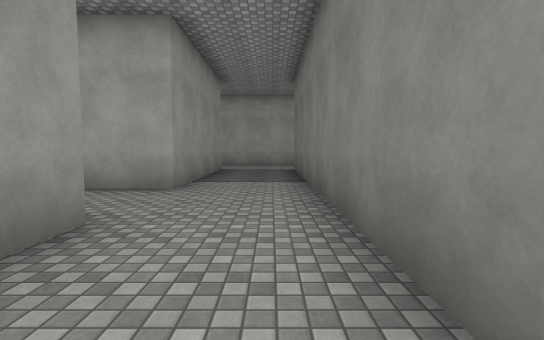
[1] (above)

23 first-person views from a walk through a Unity game level. The camera is 1.4 m above the floor, tilts 4° down and sees 85° across. The floor is counted in squares, 2 m on a side. Each view is taken from the middle of a square. On the plan, view 1 faces up. The plan holds only what a view shows up to about 10 squares ahead; the rest is blank. The place goes on beyond the plan. The player character is not drawn. Surface patterns are stand-ins for the level's own textures.

[2]
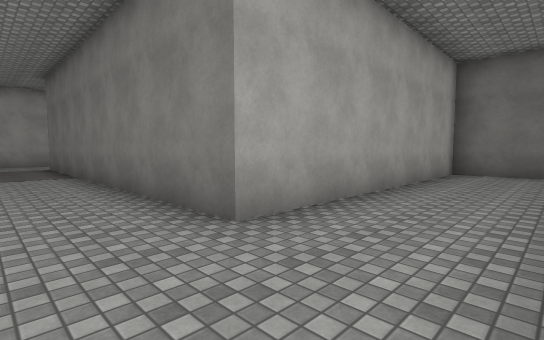

[3]
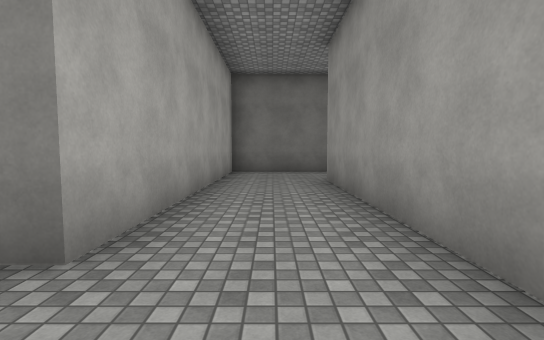

[4]
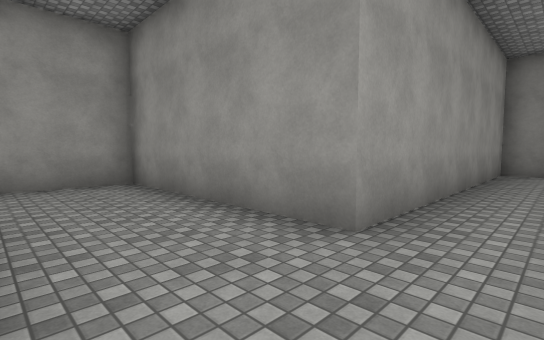

[5]
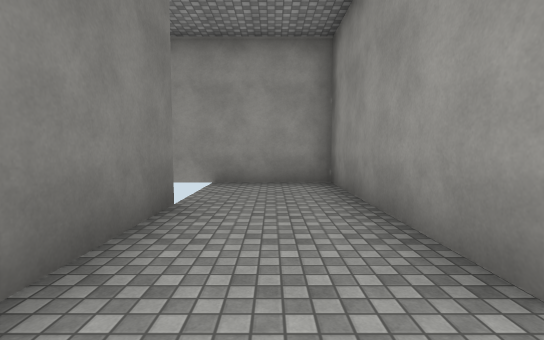

[6]
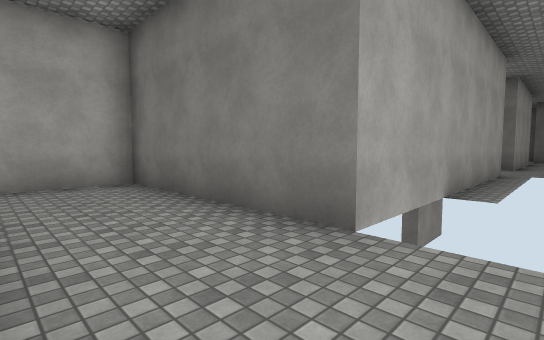

[7]
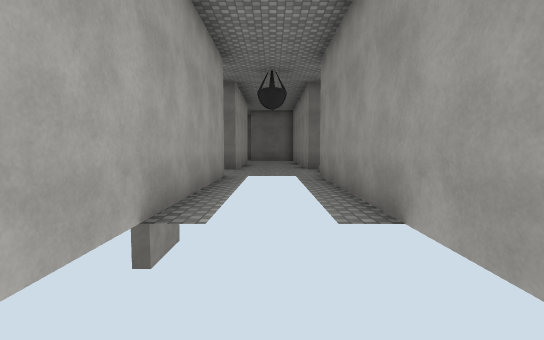

[8]
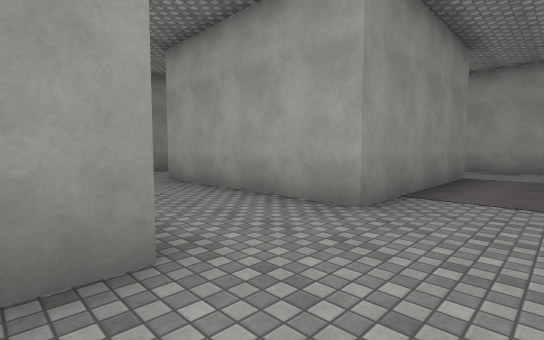

[9]
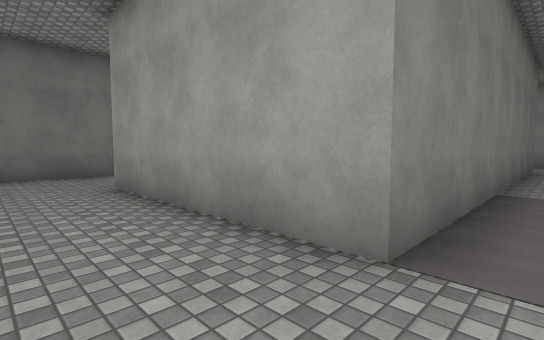

[10]
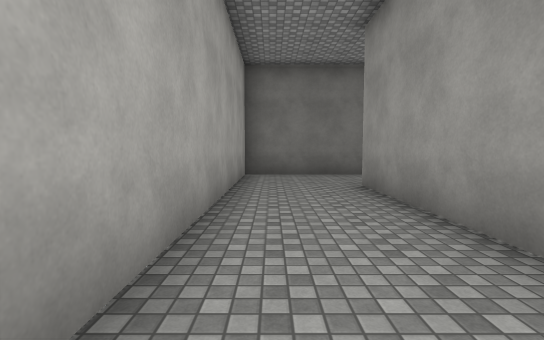

[11]
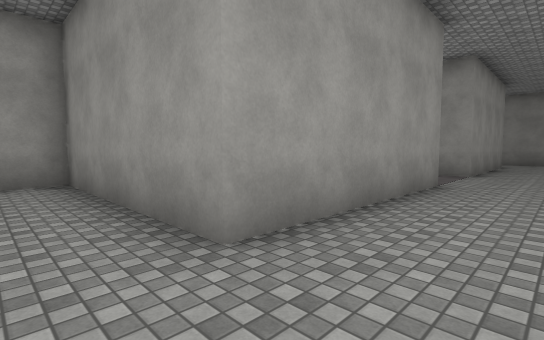

[12]
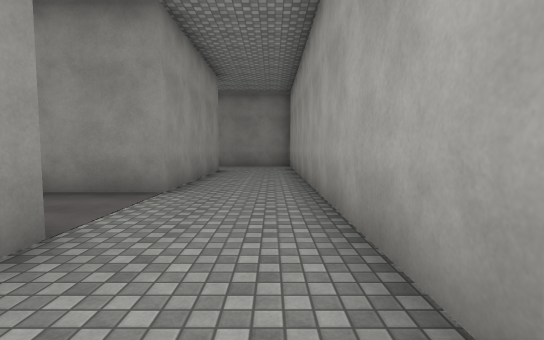

[13]
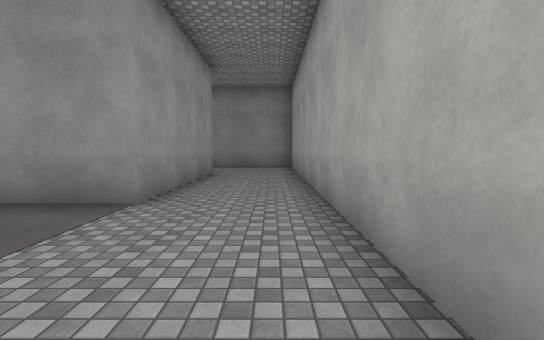

[14]
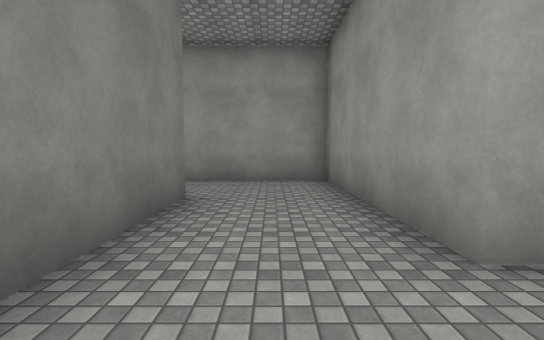

[15]
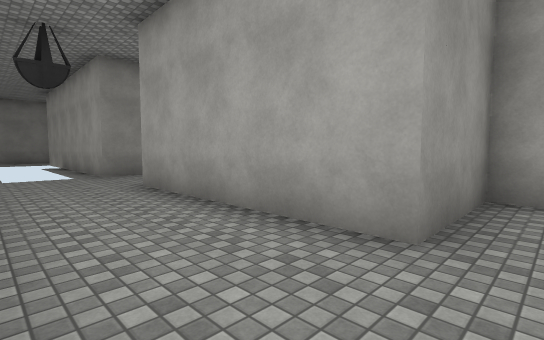

[16]
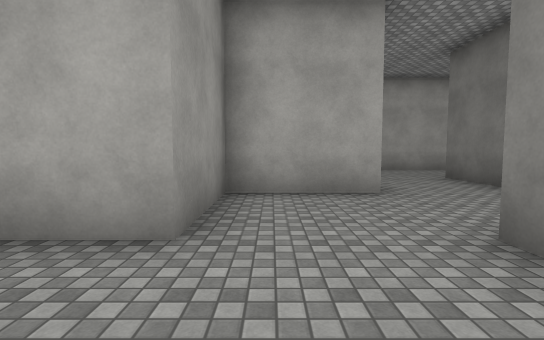

[17]
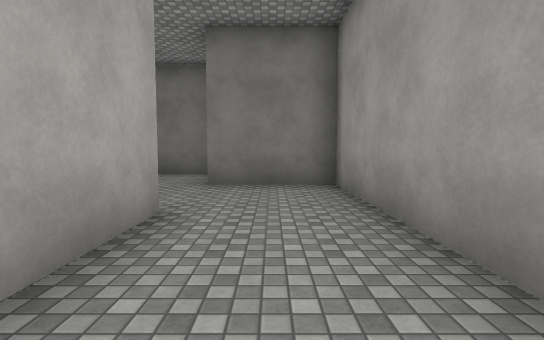

[18]
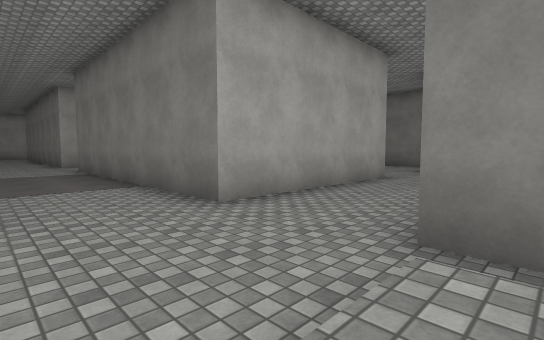

[19]
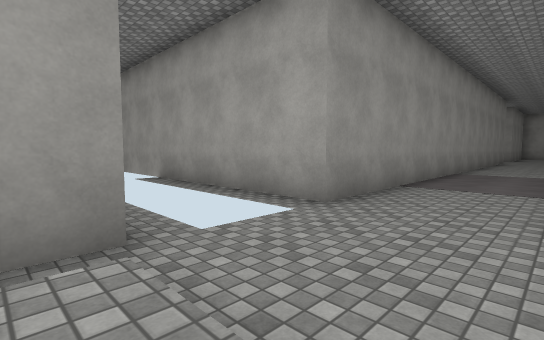

[20]
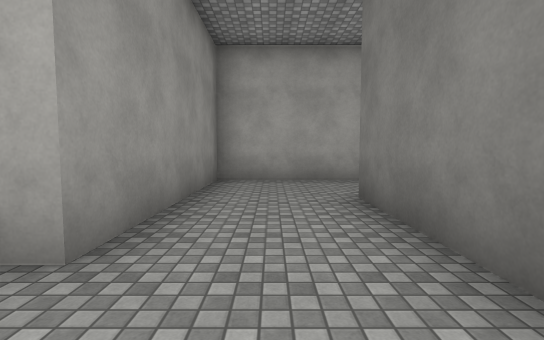

[21]
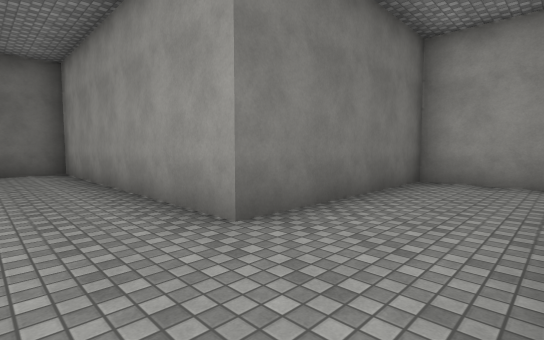

[22]
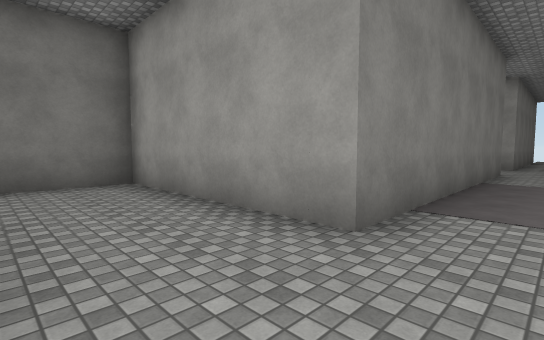

[23]
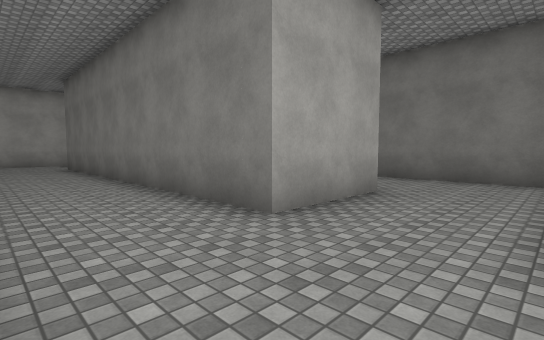

### Floor plan
Points are (right, up) in squares from view 1. A wall is a line through its corners. A room is listed if a view was taken in it or the views show most of it. See-through windows are left out.
Room 1 (views 1, 2, 3, 4, 5, 6, 7)
walls: (8.2, -4.8) (8.2, 0.2) (0.8, 0.2); (-1.8, -2.3) (5.7, -2.3) (5.7, -7.3) (9.1, -7.3)
ways out: opening at (-0.5, 0.5) to room 2
Room 2 (view 8)
walls: (-1.7, 5.3) (-5.5, 5.3); (0.8, 0.2) (0.8, 4.5)
ways out: opening at (-0.5, 0.5) to room 1; opening at (-0.5, 5.5) to room 3
Room 3 (views 9, 10, 11, 12, 13, 14)
walls: (-4.2, 12.8) (-5.5, 12.8); (-5.5, 10.2) (-1.7, 10.2) (-1.7, 5.3); (0.8, 4.5) (0.8, 10.2) (5.7, 10.2) (5.7, 5.3) (9, 5.3); (8.2, 7.8) (8.2, 12.8) (-1.9, 12.8)
ways out: opening at (-0.5, 5.5) to room 2; opening at (9.5, 6.5)
Room 4 (views 15, 16, 17, 18, 19, 20, 21, 22, 23)
walls: (20.9, 5.3) (18.3, 5.3) (18.3, 15); (29.8, 2.7) (25.8, 2.7) (25.8, -2.2) (23.3, -2.2) (23.3, -4.8) (18.3, -4.8) (18.3, 2.7) (23.3, 2.7) (23.3, 6.5); (15.8, 4) (15.8, -4.8) (8.2, -4.8); (26.2, -4.8) (28.3, -4.8) (28.3, 0.2) (35.7, 0.2) (35.7, 1.6); (21.3, -7.3) (25.8, -7.3) (25.8, -4.8); (18.3, -8) (18.3, -7.3) (18.6, -7.3); (9.3, -7.3) (15.8, -7.3) (15.8, -8)

Positions as (right, up) in squares from view 1, and headings:
1: (0, 0), facing up
2: (-1, -2), facing up-right
3: (-1, -1), facing right
4: (8, -1), facing down-left
5: (7, -1), facing down
6: (6, -6), facing up-right
7: (8, -6), facing right
8: (0, 2), facing up-left
9: (0, 12), facing down-right
10: (0, 12), facing right
11: (7, 12), facing down-left
12: (3, 12), facing left
13: (2, 12), facing left
14: (7, 12), facing down
15: (24, -7), facing up-left
16: (24, -7), facing up
17: (20, -6), facing right
18: (16, -8), facing up-right
19: (18, -8), facing up-left
20: (27, -4), facing up
21: (26, 2), facing down-right
22: (17, 5), facing down-right
23: (16, 3), facing up-right
